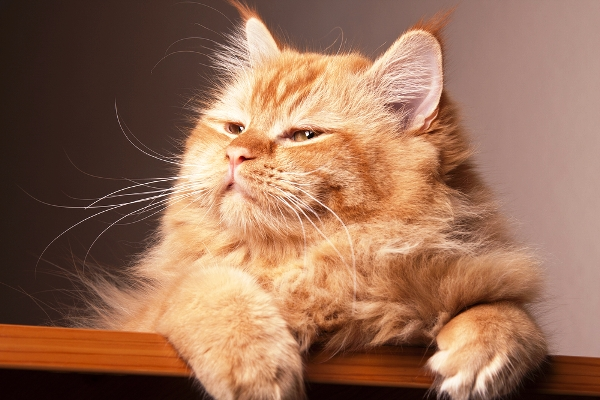
#> input picture python3/201801821python3_7liaoxuefeng/unmd/tmp_pycharm_project/ch14/test.jpg, 600 x 400 px
$ python 01.py
#> lines starting #> are read from the running program, lines starting #| are printed output that depends on the picture
#!/usr/bin/env python3
# -*- coding: utf-8 -*-

'''
filename: ch14/01.py
message: notes for liaoxuefeng in learning pyhon 3.7
'''

__author__ = 'xi'

from PIL import Image, ImageFilter

# 打开一个jpg图像文件，注意是当前路径:
im = Image.open('test.jpg')
#> im is the input picture: PIL image 600x400 RGB; mean R, G, B 152.1, 110.4, 86.2

# 应用模糊滤镜:
im2 = im.filter(ImageFilter.BLUR)
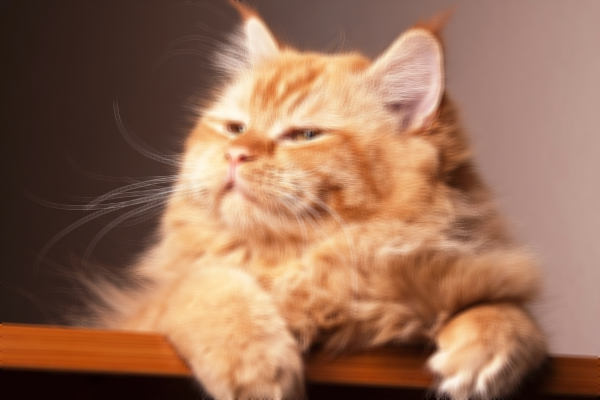
#> im2: PIL image 600x400 RGB; mean R, G, B 152.2, 110.5, 86.2
im2.save('blur.jpg', 'jpeg')
